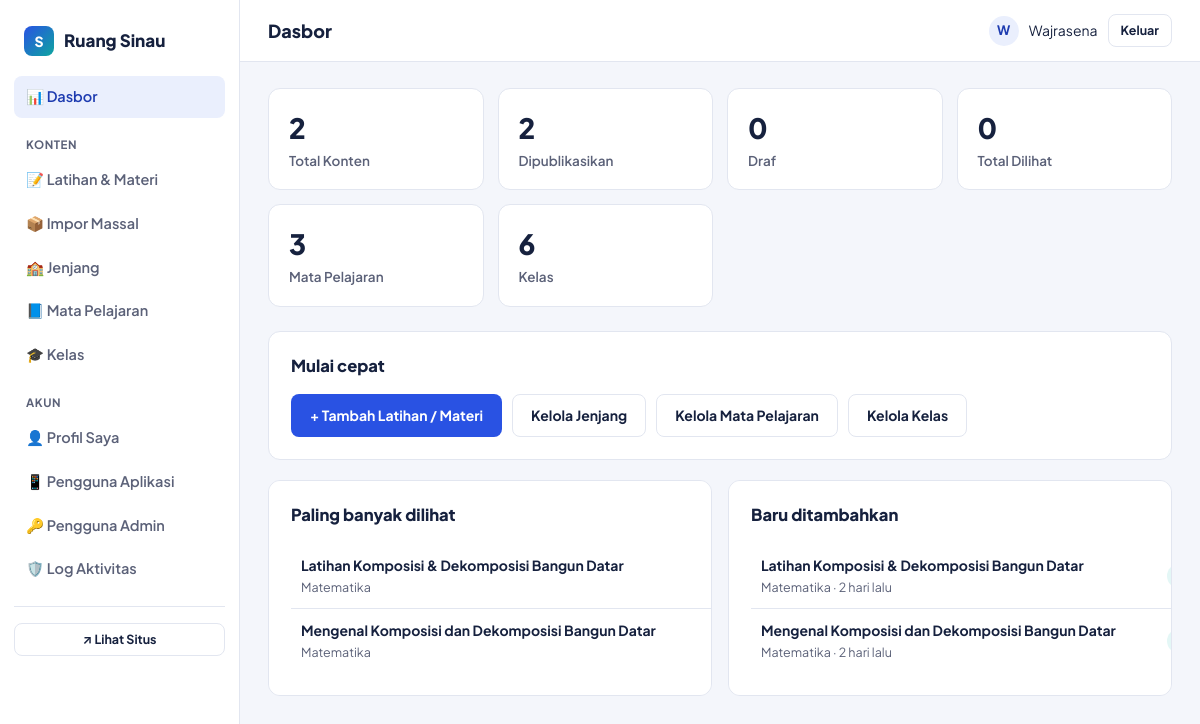
/admin/index.php (signed in), run on the app's committed database.
### tables this page shows
CREATE TABLE IF NOT EXISTS topik (
    id              INT UNSIGNED AUTO_INCREMENT PRIMARY KEY,
    kelas_id        INT UNSIGNED NOT NULL,
    tipe            ENUM('latihan','materi') NOT NULL DEFAULT 'latihan',
    judul           VARCHAR(200) NOT NULL,
    slug            VARCHAR(220) NOT NULL,
    deskripsi       VARCHAR(500) NULL,
    tingkat         ENUM('mudah','sedang','sulit') NULL,
    jumlah_soal     SMALLINT UNSIGNED NULL,
    file_path       VARCHAR(255) NULL,       
    konten          LONGTEXT NULL,           
    emoji           VARCHAR(10) NULL DEFAULT '📝',
    status          ENUM('draft','published') NOT NULL DEFAULT 'published',
    dilihat         INT UNSIGNED NOT NULL DEFAULT 0,
    dibuat_oleh     INT UNSIGNED NULL,
    created_at      DATETIME NOT NULL DEFAULT CURRENT_TIMESTAMP,
    updated_at      DATETIME NOT NULL DEFAULT CURRENT_TIMESTAMP ON UPDATE CURRENT_TIMESTAMP,
    UNIQUE KEY uq_topik_slug (kelas_id, slug),
    KEY idx_topik_status (status),
    KEY idx_topik_tipe (tipe),
    CONSTRAINT fk_topik_kelas FOREIGN KEY (kelas_id) REFERENCES kelas(id) ON DELETE CASCADE,
    CONSTRAINT fk_topik_admin FOREIGN KEY (dibuat_oleh) REFERENCES admin_users(id) ON DELETE SET NULL,
    FULLTEXT KEY ft_topik_cari (judul, deskripsi)
);

CREATE TABLE IF NOT EXISTS mapel (
    id          INT UNSIGNED AUTO_INCREMENT PRIMARY KEY,
    jenjang_id  INT UNSIGNED NOT NULL,
    nama        VARCHAR(100) NOT NULL,
    slug        VARCHAR(100) NOT NULL,
    emoji       VARCHAR(10)  NULL DEFAULT '📘',
    urutan      INT UNSIGNED NOT NULL DEFAULT 0,
    created_at  DATETIME NOT NULL DEFAULT CURRENT_TIMESTAMP,
    UNIQUE KEY uq_mapel_slug (jenjang_id, slug),
    CONSTRAINT fk_mapel_jenjang FOREIGN KEY (jenjang_id) REFERENCES jenjang(id) ON DELETE CASCADE
);

### includes/functions.php (called while the page is built, shortened)
<?php
require_once __DIR__ . '/db.php';
function h(?string $value): string
{
    return htmlspecialchars($value ?? '', ENT_QUOTES, 'UTF-8');
}
function waktu_relatif(string $datetime): string
{
    $selisih = time() - strtotime($datetime);
    if ($selisih < 2592000) return floor($selisih / 86400) . ' hari lalu';
    return format_tanggal($datetime);
}
function url_publik(string $path = ''): string
{
    return rtrim(APP_URL, '/') . '/' . ltrim($path, '/');
}
function format_judul(string $judul): string
{
    return $judul;
}

### includes/db.php (called while the page is built, shortened)
<?php
function db(): PDO
{
    static $pdo = null;
    if ($pdo === null) {
        $dsn = 'mysql:host=' . DB_HOST . ';dbname=' . DB_NAME . ';charset=' . DB_CHARSET;
        $options = [
            PDO::ATTR_ERRMODE            => PDO::ERRMODE_EXCEPTION,
            PDO::ATTR_DEFAULT_FETCH_MODE => PDO::FETCH_ASSOC,
            PDO::ATTR_EMULATE_PREPARES   => false,
        ];
        try {
            $pdo = new PDO($dsn, DB_USER, DB_PASS, $options);
        } catch (PDOException $e) {
            error_log('Koneksi database gagal: ' . $e->getMessage());
            http_response_code(500);
            if (APP_ENV === 'production') {
                die('Situs sedang mengalami gangguan. Silakan coba beberapa saat lagi.');
            }
            die('Koneksi database gagal: ' . $e->getMessage());
        }
    }
    return $pdo;
}

### includes/auth.php (called while the page is built, shortened)
<?php
require_once __DIR__ . '/functions.php';
function admin_saat_ini(): ?array
{
    static $cache = null;
    if ($cache === null) {
        $stmt = db()->prepare('SELECT id, username, nama, peran, aktif FROM admin_users WHERE id = :id');
        $stmt->execute(['id' => $_SESSION['admin_id']]);
        $cache = $stmt->fetch() ?: null;
    }
    return $cache;
}

### admin/includes/bootstrap.php (called while the page is built, shortened)
<?php
require_once __DIR__ . '/../../includes/functions.php';
require_once __DIR__ . '/../../includes/auth.php';
$admin = admin_saat_ini();

### admin/index.php (the view, shortened to what this page needs)
<?php
require_once __DIR__ . '/includes/bootstrap.php';
$pdo = db();
$stat = [
    'jenjang' => (int)$pdo->query('SELECT COUNT(*) AS n FROM jenjang')->fetch()['n'],
    'mapel'   => (int)$pdo->query('SELECT COUNT(*) AS n FROM mapel')->fetch()['n'],
    'kelas'   => (int)$pdo->query('SELECT COUNT(*) AS n FROM kelas')->fetch()['n'],
    'topik'   => (int)$pdo->query("SELECT COUNT(*) AS n FROM topik")->fetch()['n'],
    'published' => (int)$pdo->query("SELECT COUNT(*) AS n FROM topik WHERE status='published'")->fetch()['n'],
    'draft'   => (int)$pdo->query("SELECT COUNT(*) AS n FROM topik WHERE status='draft'")->fetch()['n'],
    'dilihat' => (int)$pdo->query('SELECT COALESCE(SUM(dilihat),0) AS n FROM topik')->fetch()['n'],
];
$terpopuler = $pdo->query(
    "SELECT t.judul, t.slug, t.dilihat, t.tipe, k.slug AS kelas_slug, m.nama AS mapel_nama
     FROM topik t JOIN kelas k ON k.id = t.kelas_id JOIN mapel m ON m.id = k.mapel_id
     WHERE t.status = 'published' ORDER BY t.dilihat DESC LIMIT 6"
)->fetchAll();
$terbaru = $pdo->query(
    "SELECT t.judul, t.status, t.tipe, t.created_at, m.nama AS mapel_nama
     FROM topik t JOIN kelas k ON k.id = t.kelas_id JOIN mapel m ON m.id = k.mapel_id
     ORDER BY t.created_at DESC LIMIT 6"
)->fetchAll();
$judul_admin = 'Dasbor';
$menuAktif = 'dasbor';
require __DIR__ . '/includes/admin_header.php';
?>
<div class="stat-grid">
    <div class="stat-card"><div class="angka"><?= $stat['topik'] ?></div><div class="label">Total Konten</div></div>
    <div class="stat-card"><div class="angka"><?= $stat['published'] ?></div><div class="label">Dipublikasikan</div></div>
    <div class="stat-card"><div class="angka"><?= $stat['draft'] ?></div><div class="label">Draf</div></div>
    <div class="stat-card"><div class="angka"><?= $stat['dilihat'] ?></div><div class="label">Total Dilihat</div></div>
    <div class="stat-card"><div class="angka"><?= $stat['mapel'] ?></div><div class="label">Mata Pelajaran</div></div>
    <div class="stat-card"><div class="angka"><?= $stat['kelas'] ?></div><div class="label">Kelas</div></div>
</div>
<div class="panel">
    <div class="panel-head">
        <h2>Mulai cepat</h2>
    </div>
    <div style="display:flex; gap:10px; flex-wrap:wrap;">
        <a href="topik_form.php" class="btn btn-primary">+ Tambah Latihan / Materi</a>
        <a href="jenjang.php" class="btn btn-outline">Kelola Jenjang</a>
        <a href="mapel.php" class="btn btn-outline">Kelola Mata Pelajaran</a>
        <a href="kelas.php" class="btn btn-outline">Kelola Kelas</a>
    </div>
</div>
<div class="form-2col">
    <div class="panel">
        <div class="panel-head"><h2>Paling banyak dilihat</h2></div>
        <?php if ($terpopuler): ?>
        <table class="tabel">
            <?php foreach ($terpopuler as $t): ?>
            <tr>
                <td>
                    <strong><?= h(format_judul($t['judul'])) ?></strong><br>
                    <span style="color:var(--muted); font-size:12.5px;"><?= h($t['mapel_nama']) ?></span>
                </td>
            </tr>
            <?php endforeach; ?>
        </table>
        <?php else: ?>
            <p class="kosong-admin">Belum ada data.</p>
        <?php endif; ?>
    </div>
    <div class="panel">
        <div class="panel-head"><h2>Baru ditambahkan</h2></div>
        <?php if ($terbaru): ?>
        <table class="tabel">
            <?php foreach ($terbaru as $t): ?>
            <tr>
                <td>
                    <strong><?= h(format_judul($t['judul'])) ?></strong><br>
                    <span style="color:var(--muted); font-size:12.5px;"><?= h($t['mapel_nama']) ?> · <?= waktu_relatif($t['created_at']) ?></span>
                </td>
                <td style="text-align:right;">
                    <span class="status-pill <?= h($t['status']) ?>"><?= $t['status'] === 'published' ? 'Terbit' : 'Draf' ?></span>
                </td>
            </tr>
            <?php endforeach; ?>
        </table>
        <?php else: ?>
            <p class="kosong-admin">Belum ada data.</p>
        <?php endif; ?>
    </div>
</div>
<?php require __DIR__ . '/includes/admin_footer.php'; ?>

### admin/includes/admin_header.php (shortened to what this page needs)
<?php
$judul_admin = $judul_admin ?? 'Dasbor';
$menuAktif = $menuAktif ?? '';
?>
<!DOCTYPE html>
<html lang="id">
<head>
<link rel="stylesheet" href="<?= h(url_publik('assets/css/admin.css')) ?>">
</head>
<body>
<div class="admin-shell">
    <aside class="sidebar">
        <div class="brand">
            <span class="mark">S</span>
            <span><?= h(APP_NAME) ?></span>
        </div>
        <nav>
            <a href="index.php" class="<?= $menuAktif === 'dasbor' ? 'aktif' : '' ?>">📊 Dasbor</a>
            <div class="grup-label">Konten</div>
            <a href="topik.php" class="<?= $menuAktif === 'topik' ? 'aktif' : '' ?>">📝 Latihan &amp; Materi</a>
            <a href="impor_massal.php" class="<?= $menuAktif === 'impor' ? 'aktif' : '' ?>">📦 Impor Massal</a>
            <a href="jenjang.php" class="<?= $menuAktif === 'jenjang' ? 'aktif' : '' ?>">🏫 Jenjang</a>
            <a href="mapel.php" class="<?= $menuAktif === 'mapel' ? 'aktif' : '' ?>">📘 Mata Pelajaran</a>
            <a href="kelas.php" class="<?= $menuAktif === 'kelas' ? 'aktif' : '' ?>">🎓 Kelas</a>
            <div class="grup-label">Akun</div>
            <a href="profil.php" class="<?= $menuAktif === 'profil' ? 'aktif' : '' ?>">👤 Profil Saya</a>
            <a href="pengguna_app.php" class="<?= $menuAktif === 'pengguna_app' ? 'aktif' : '' ?>">📱 Pengguna Aplikasi</a>
            <?php if ($admin['peran'] === 'super_admin'): ?>
            <a href="users.php" class="<?= $menuAktif === 'users' ? 'aktif' : '' ?>">🔑 Pengguna Admin</a>
            <a href="log.php" class="<?= $menuAktif === 'log' ? 'aktif' : '' ?>">🛡️ Log Aktivitas</a>
            <?php endif; ?>
        </nav>
        <div class="lihat-situs">
            <a href="<?= h(url_publik('index.php')) ?>" target="_blank" class="btn btn-outline btn-sm" style="width:100%;">↗ Lihat Situs</a>
        </div>
    </aside>
    <div class="admin-main">
        <div class="admin-topbar">
            <h1><?= h($judul_admin) ?></h1>
            <div class="admin-user">
                <div class="avatar"><?= h(strtoupper(substr($admin['nama'], 0, 1))) ?></div>
                <span><?= h($admin['nama']) ?></span>
                <a href="logout.php" class="btn btn-outline btn-sm">Keluar</a>
            </div>
        </div>
        <div class="admin-content">

### assets/css/admin.css (style rules this page uses)
:root { --ink: #16213E; --muted: #5B6178; --paper: #FFFFFF; --bg: #F4F6FB; --line: #E2E6F0; --primary: #2952E3; --primary-dark: #1D3BB0; --primary-tint: #EAEFFD; --accent: #FF8C42; --accent-tint: #FFF1E4; --teal: #0EA5A0; --teal-tint: #E4F7F6; --success: #17A672; --danger: #E0483E; --danger-tint: #FDEBEA; --radius-sm: 8px; --radius-md: 12px; --radius-lg: 18px; --sidebar-w: 240px; }
* { box-sizing: border-box; }
html { overflow-x: hidden; }
body { margin: 0; font-family: 'Plus Jakarta Sans', -apple-system, BlinkMacSystemFont, 'Segoe UI', sans-serif; background: var(--bg); color: var(--ink); line-height: 1.5; overflow-x: hidden; width: 100%; }
a { color: inherit; text-decoration: none; }
.admin-shell { display: flex; min-height: 100vh; }
.sidebar { width: var(--sidebar-w); background: var(--paper); border-right: 1px solid var(--line); flex-shrink: 0; padding: 20px 14px; position: sticky; top: 0; height: 100vh; overflow-y: auto; }
.sidebar .brand { display: flex; align-items: center; gap: 10px; font-weight: 800; font-size: 17px; padding: 6px 10px 20px; }
.sidebar .brand .mark { width: 30px; height: 30px; border-radius: 8px; background: linear-gradient(135deg, var(--primary), var(--teal)); color: #fff; display: flex; align-items: center; justify-content: center; font-weight: 800; font-size: 14px; flex-shrink: 0; }
.sidebar nav a { display: flex; align-items: center; gap: 10px; padding: 10px 12px; border-radius: var(--radius-sm); font-weight: 600; font-size: 14.5px; color: var(--muted); margin-bottom: 2px; }
.sidebar nav a.aktif { background: var(--primary-tint); color: var(--primary-dark); }
.sidebar .grup-label { font-size: 11.5px; text-transform: uppercase; letter-spacing: .05em; color: var(--muted); font-weight: 700; margin: 18px 12px 6px; }
.sidebar .lihat-situs { margin-top: 16px; padding-top: 16px; border-top: 1px solid var(--line); }
.admin-main { flex: 1; min-width: 0; }
.admin-topbar { background: var(--paper); border-bottom: 1px solid var(--line); height: 62px; display: flex; align-items: center; justify-content: space-between; padding: 0 28px; position: sticky; top: 0; z-index: 10; }
.admin-topbar h1 { font-size: 18px; margin: 0; font-weight: 800; }
.admin-user { display: flex; align-items: center; gap: 10px; font-size: 14px; }
.admin-user .avatar { width: 30px; height: 30px; border-radius: 50%; background: var(--primary-tint); color: var(--primary-dark); display: flex; align-items: center; justify-content: center; font-weight: 700; font-size: 13px; }
.admin-content { padding: 26px 28px 60px; }
.stat-grid { display: grid; grid-template-columns: repeat(auto-fit, minmax(190px, 1fr)); gap: 14px; margin-bottom: 24px; }
.stat-card { background: var(--paper); border: 1.5px solid var(--line); border-radius: var(--radius-md); padding: 18px 20px; }
.stat-card .angka { font-size: 28px; font-weight: 800; letter-spacing: -0.02em; }
.stat-card .label { color: var(--muted); font-size: 13.5px; font-weight: 600; margin-top: 2px; }
.panel { background: var(--paper); border: 1.5px solid var(--line); border-radius: var(--radius-md); padding: 22px; margin-bottom: 20px; max-width: 100%; overflow-x: auto; }
.panel-head { display: flex; align-items: center; justify-content: space-between; margin-bottom: 16px; gap: 12px; flex-wrap: wrap; }
.panel-head h2 { font-size: 16.5px; margin: 0; font-weight: 800; }
table.tabel { width: 100%; min-width: 480px; border-collapse: collapse; font-size: 14px; }
table.tabel th, table.tabel td { text-align: left; padding: 11px 10px; border-bottom: 1px solid var(--line); vertical-align: middle; }
table.tabel tr:last-child td { border-bottom: none; }
.status-pill { display: inline-flex; align-items: center; gap: 5px; padding: 3px 10px; border-radius: 999px; font-size: 12px; font-weight: 700; }
.status-pill.published { background: var(--teal-tint); color: #0B7A76; }
.form-2col { display: grid; grid-template-columns: 1fr 1fr; gap: 16px; }
.btn { display: inline-flex; align-items: center; justify-content: center; gap: 8px; padding: 10px 18px; border-radius: var(--radius-sm); font-weight: 700; font-size: 14px; border: 1.5px solid transparent; cursor: pointer; font-family: inherit; }
.btn-primary { background: var(--primary); color: #fff; }
.btn-outline { background: var(--paper); border-color: var(--line); color: var(--ink); }
.btn-sm { padding: 6px 12px; font-size: 12.5px; }

### data on the page
topik: judul "Latihan Komposisi & Dekomposisi Bangun Datar", mapel.nama "Matematika", created_at "2 hari lalu"
topik: judul "Mengenal Komposisi dan Dekomposisi Bangun Datar", mapel.nama "Matematika", created_at "2 hari lalu"

### other printed values
APP_NAME "Ruang Sinau"
$judul_admin "Dasbor"
substr($admin['nama'], 0, 1) "W"
$admin['nama'] "Wajrasena"
$stat['topik'] "2"
$stat['published'] "2"
$stat['draft'] "0"
$stat['dilihat'] "0"
$stat['mapel'] "3"
$stat['kelas'] "6"
